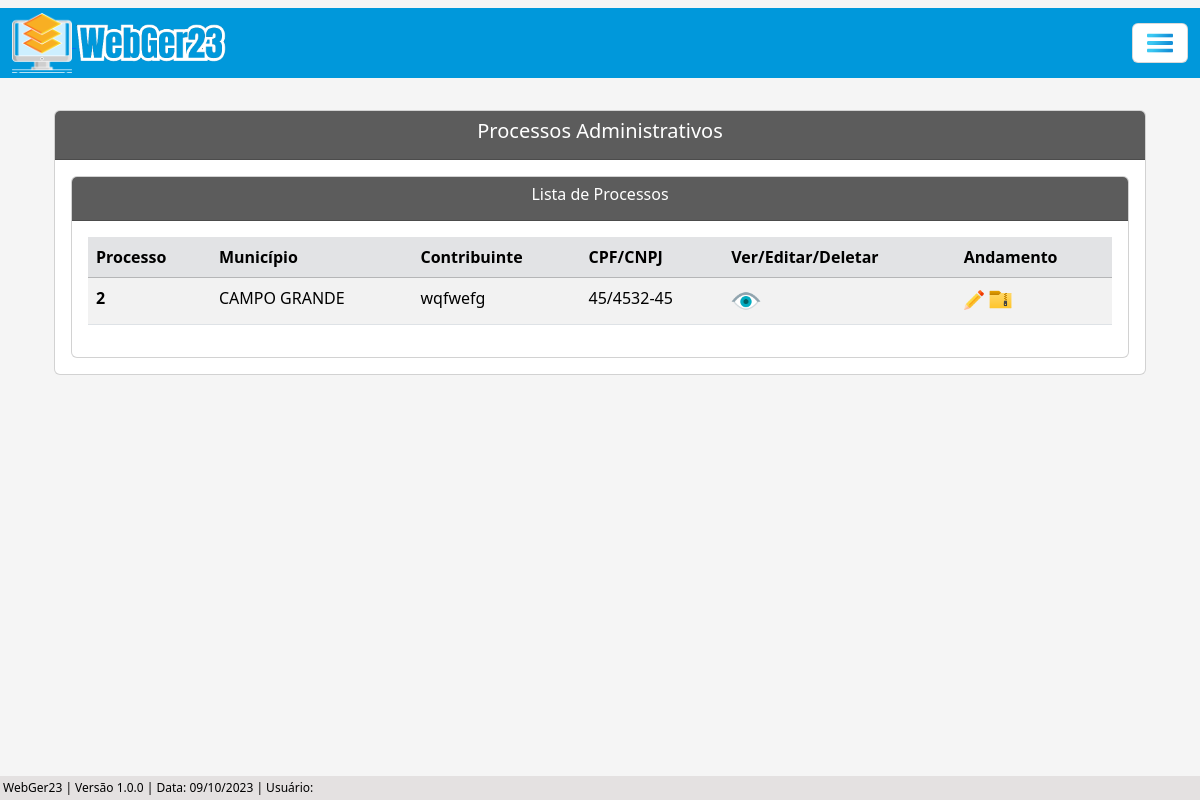
Page /listar/processo-adm/ on the earlier database version.
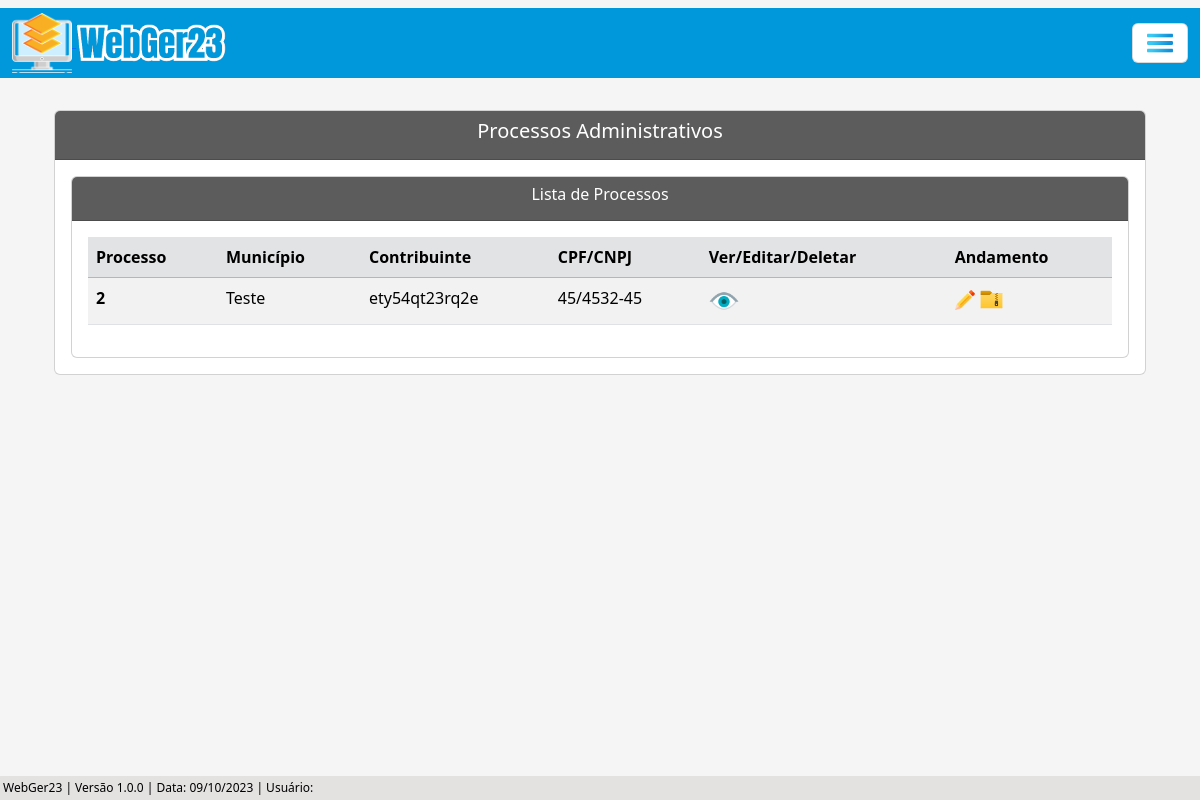
Same page on the later database version.
### processo/models.py (models this page shows, shortened)
class Base(models.Model): # Classe base, será herdada pelas outras classes
    data_criacao = models.DateTimeField('data_criação', auto_now_add=True)
    usuario_criador = models.ForeignKey(get_user_model(), verbose_name='Usuário Criador', on_delete=models.SET_NULL, null=True)
    data_alteracao = models.DateTimeField('Alterado', auto_now=True)
    ativo = models.BooleanField('Ativo?', default=True)
    class Meta:
        abstract = True

class ProcessoAdm(Base):
    tipo_pessoas = (
        ('Física', 'Física'), ('Jurídica', 'Jurídica'),
    )
    numero = models.CharField(unique=True, verbose_name='N°', max_length=10) # Número do processo
    municipio = models.CharField(max_length=50, verbose_name='Município') # Município
    uf = models.CharField(max_length=2) # UF
    data_inicial = models.DateField(blank=True, null=True) # Data Inicial do Período do processo
    data_final = models.DateField(blank=True, null=True) # Data final do Período do processo
    data_div_ativa = models.DateField(blank=True, null=True) # Data dívida ativa
    valor_atributo = models.CharField(max_length=14, blank=True, null=True)  # Valor do atributo
    valor_multa = models.CharField(max_length=14, blank=True, null=True) # Valor da multa
    valor_credito = models.CharField(max_length=14, blank=True, null=True) # Valor do crédito
    valor_atualizado = models.CharField(max_length=14, blank=True, null=True) # Valor do atualizado
    data_valor_atualizado = models.DateField(blank=True, null=True) # Data valor atualizado
    nome_contribuinte = models.CharField(max_length=50)  # Nome / Razão Social
    tipo_pessoa = models.CharField(max_length=50, choices=tipo_pessoas) # Física / Jurídica # Utiliza choices(escolhas) para selecionar o tipo de pessoas
    documento = models.CharField(max_length=20, verbose_name='CPF/CNPJ', unique=True) # CPF / CNPJ
    nome_fantasia = models.CharField(max_length=50, blank=True, null=True) # Nome Fantasia
    email = models.EmailField(max_length=50, blank=True, null=True) # E-mail
    endereco = models.CharField(max_length=150) # Rua
    complemento = models.CharField(max_length=50, blank=True, null=True) # Complemento
    municipio_contribuinte = models.CharField(max_length=50, blank=True, null=True) # Município Contribuinte
    uf_contribuinte = models.CharField(max_length=2, verbose_name='UF', blank=True, null=True) # UF Contribuinte
    cep = models.CharField(max_length=10, blank=True, null=True) # CEP
    telefone = models.CharField(max_length=20, blank=True, null=True) # Telefone
    celular = models.CharField(max_length=20, blank=True, null=True) # Celular

### processo/views.py (the view)
# urls.py: path('listar/processo-adm/', ProcessoAdmList.as_view(), name='proc-adm-list'),
class ProcessoAdmList(ListView):
    model = ProcessoAdm
    template_name = 'processos/lists/processo_adm_list.html'

### processo/templates/processos/lists/processo_adm_list.html (shortened to what this page needs)
{% extends 'index.html' %}
{% load static %}
{% block conteudo %}
    <div class="container p-4">
        <div class="card">
            <div class="card-header text-white" style="background-color: #5c5c5c;">
                <h5 style="text-align: center;">Processos Administrativos</h5>
            </div>
            <div class="card-body">
                <div class="card">
                    <div class="card-header text-white" style="background-color: #5c5c5c;; text-align: center;">
                    <h6>Lista de Processos</h6>
                    </div>
                    <div class="card-body">
                        <div class="table-responsive">
                            <table class="table table-striped" id="tabela-listar">
                                <thead>
                                    <tr class="table-secondary">
                                        <th>Processo</th>
                                        <th>Município</th>
                                        <th>Contribuinte</th>
                                        <th>CPF/CNPJ</th>
                                        <th>Ver/Editar/Deletar</th>
                                        <th>Andamento</th>
                                    </tr>
                                </thead>
                                <tbody>
                                    {% for processo in object_list %}
                                    <tr>
                                        <td><b>{{ processo.numero }}</b></td>
                                        <td>{{ processo.municipio }}</td>
                                        <td>{{ processo.nome_contribuinte }}</td>
                                        <td>{{ processo.documento }}</td>
                                            <td>
                                                <a href="{% url 'proc-adm-view' processo.pk %}"><img src="{% static 'img/olho3.png' %}" width="30"></i></a>
                                            </td>
                                        <td>
                                            <a href="{% url 'andamento-adm-list-update' processo.pk %}"><img src="{% static 'img/botao-editar.png' %}" width="20"></a>
                                            <a href="{% url 'andamento-adm-list' processo.pk %}"><img src="{% static 'img/arquivo.png' %}" width="25"></a>
                                        </td>
                                    </tr>
                                    {% endfor %}
                                </tbody>
                            </table>
                        </div>
                    </div>
                </div>
            </div>
        </div>
    </div>
    <br>
    {% endblock %}

Differences in the rows shown:
changed ProcessoAdm: municipio "CAMPO GRANDE" → "Teste"; nome_contribuinte "wqfwefg" → "ety54qt23rq2e"
